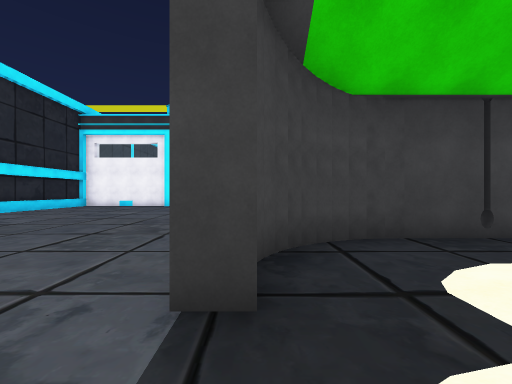
view 1 (above)

24 first-person views from a walk through a Unity game level. The camera is 1.4 m above the floor, looks level and sees 90° across. The floor is counted in squares, 2 m on a side. Each view is taken from the middle of a square. On the plan, view 1 faces up. The plan holds only what a view shows up to about 9 squares ahead; the rest is blank. The place goes on beyond the plan. The player character is not drawn. Some animated figures are not drawn.

view 2
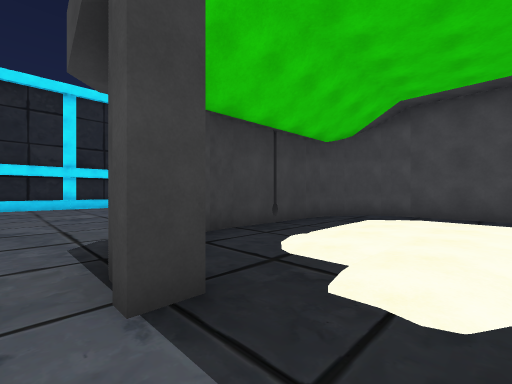

view 3
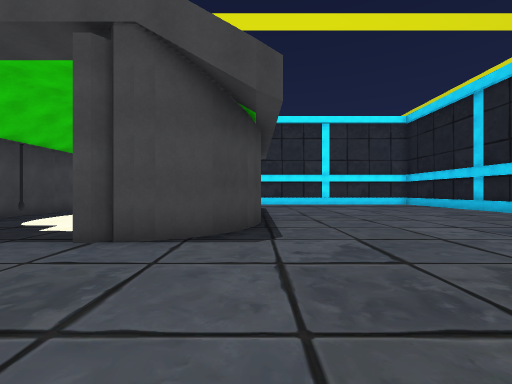

view 4
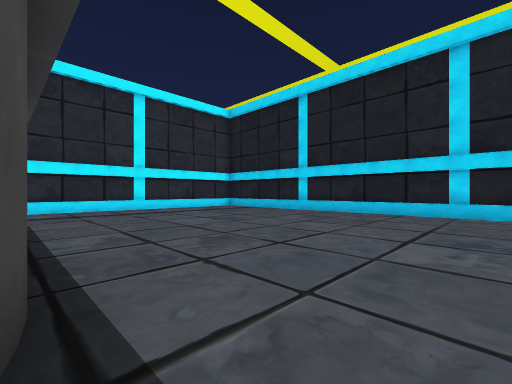

view 5
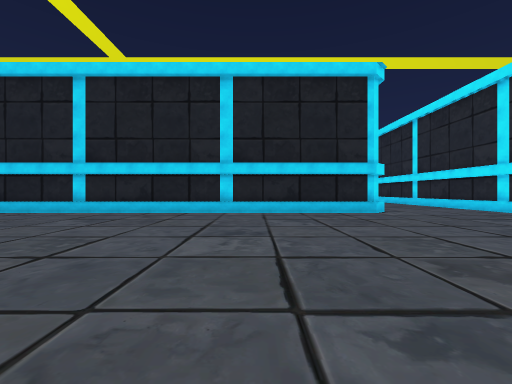

view 6
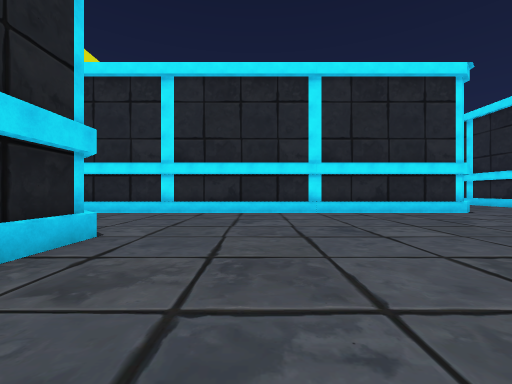

view 7
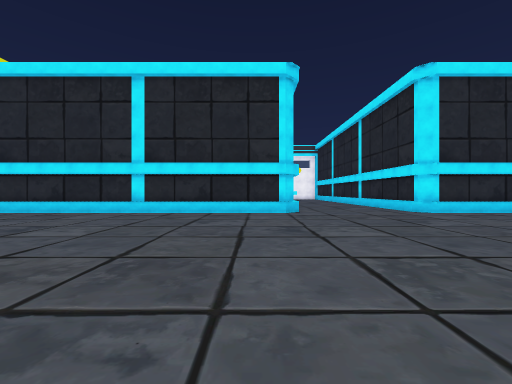

view 8
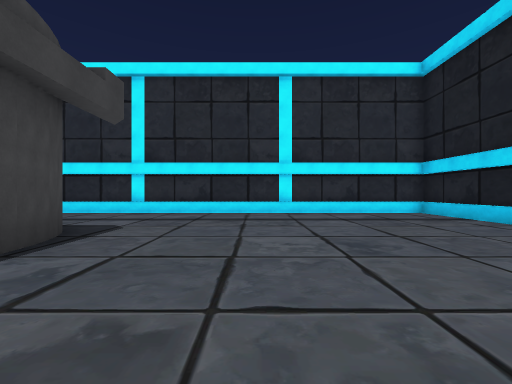

view 9
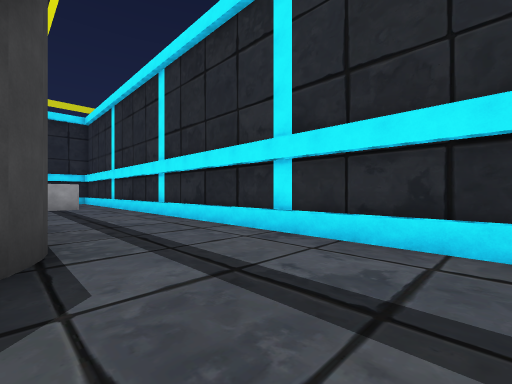

view 10
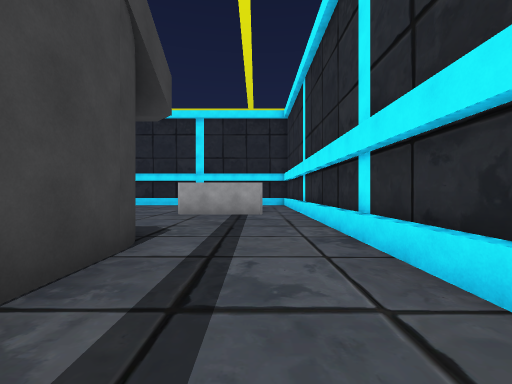

view 11
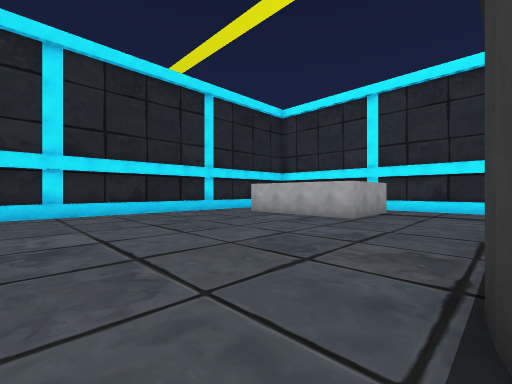

view 12
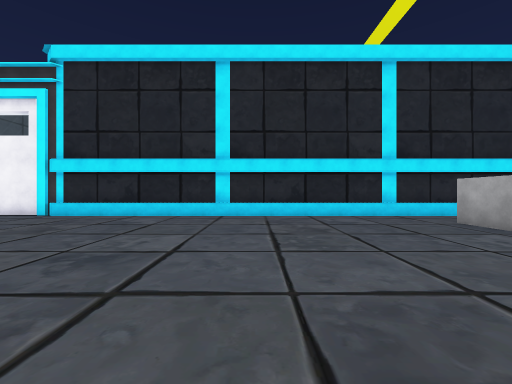

view 13
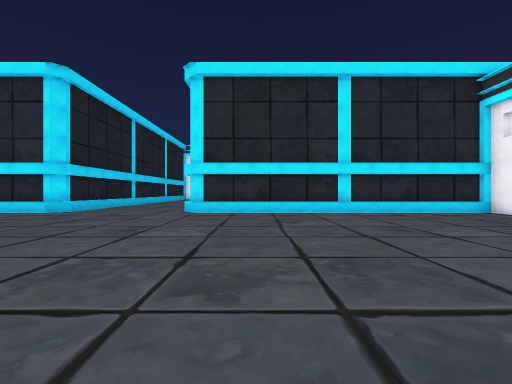

view 14
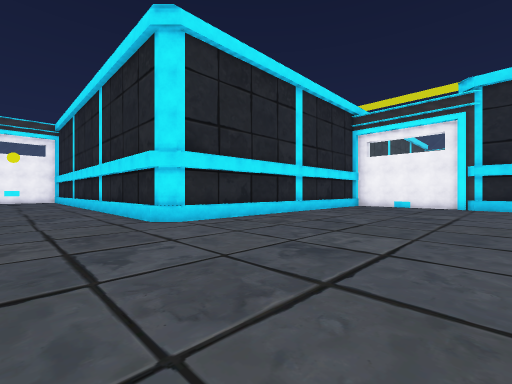

view 15
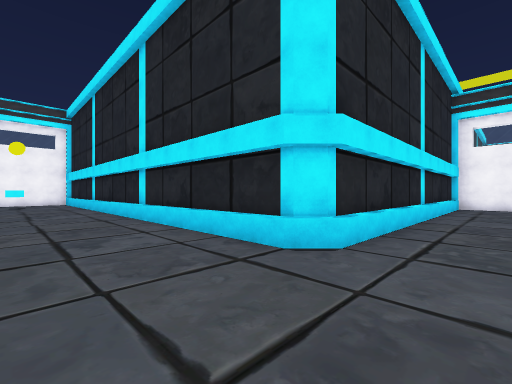

view 16
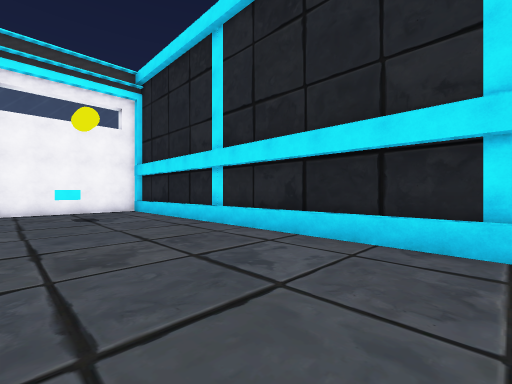

view 17
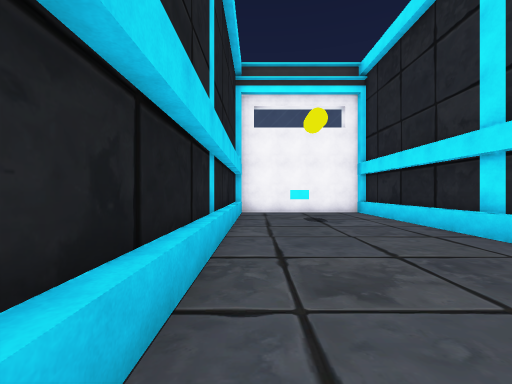

view 18
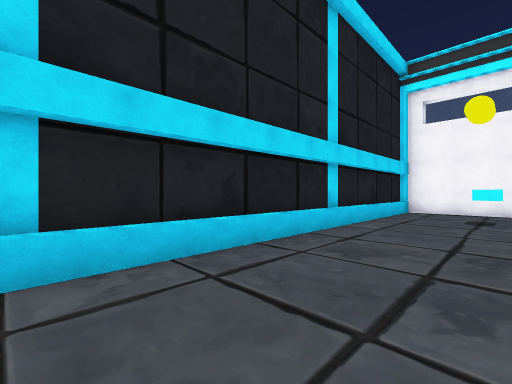

view 19
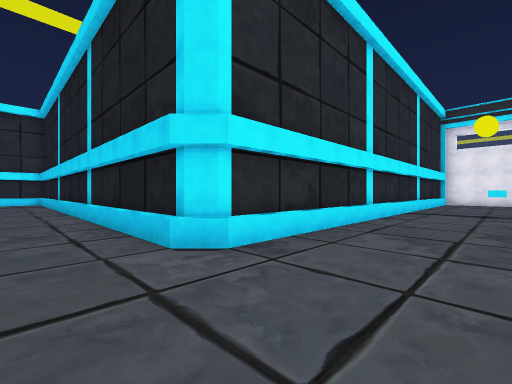

view 20
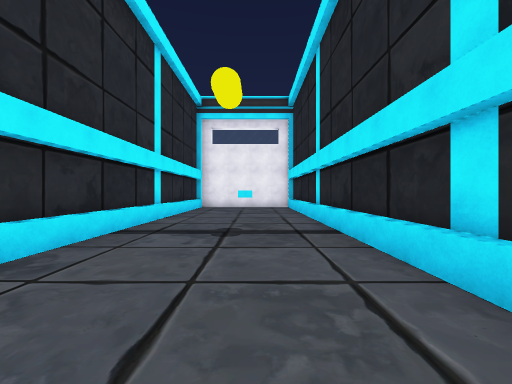

view 21
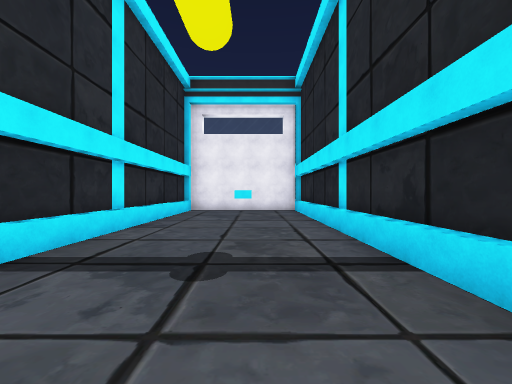

view 22
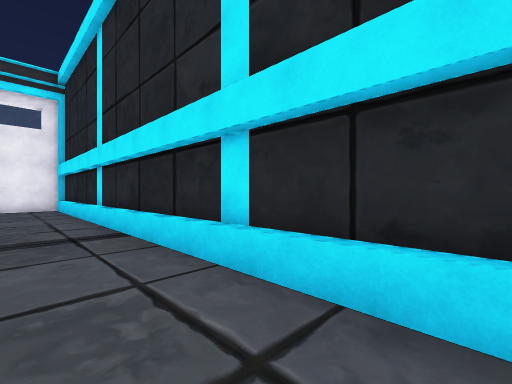

view 23
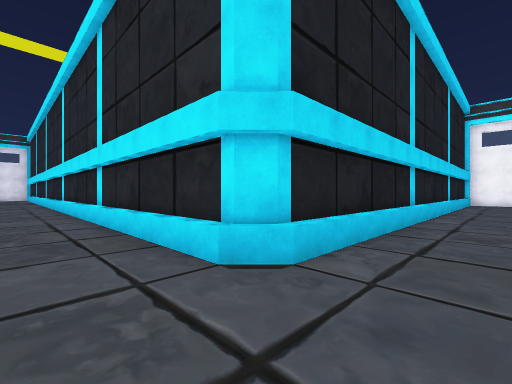

view 24
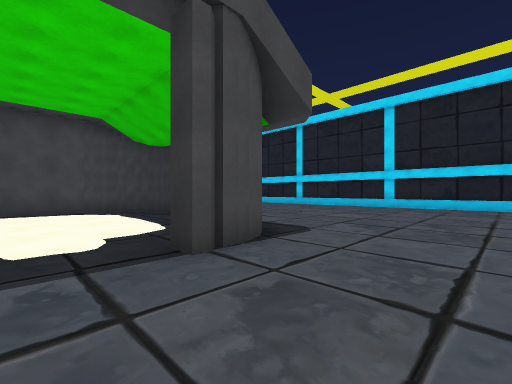

### Floor plan
Key: @ floor where view 1 was taken; # wall or solid block; . floor; / step, stairs or slope; H house; O other object.
Columns run from 24 left of view 1 to 11 right of it. Each row starts with its distance up from view 1.
 13                ##################
 12                #................
 11                #...............O
 10                #...............O
  9                #...............O
  8                #...............O  .#
  7                #...............OOO.#
  6                #...................#
  5                #...................#
  4                #.........HHHHHH....#
  3 ################........HH.....H...#
  2 #.......................H./   .H...#
  1 #......................../    .H...#
  0 #.......................@.    .H...#
 -1 #.......................H./   .H...#
 -2 ################........HH.....H...#
 -3                #.........HHHHHH....#
 -4                #...................#
 -5                #...................#
 -6                #...................#
 -7                #...................#
 -8                #...................#
 -9                #...................#
-10                #...................#
-11                #...................#
-12                #....################
-13                #....#
-14                #....#
-15                #....#
-16                #....#
-17                #....#
-18                #....#
-19                #....#
-20                #....#
-21                #....#
-22                #....#
-23                #....#
-24                #....#
-25                #....#
-26                #....#

Positions as (right, up) in squares from view 1, and headings:
1: (0, 0), facing up
2: (-1, 0), facing up-right
3: (-4, -3), facing right
4: (0, -3), facing down-right
5: (0, -3), facing down
6: (0, -9), facing left
7: (0, -3), facing left
8: (2, -6), facing right
9: (7, -5), facing up-right
10: (9, -1), facing up
11: (0, 4), facing up-right
12: (2, 5), facing up
13: (0, 5), facing left
14: (-3, 0), facing up-left
15: (-7, 0), facing up-left
16: (-14, -1), facing up-left
17: (-15, -1), facing left
18: (-14, 1), facing down-left
19: (-7, -10), facing down-right
20: (-7, -15), facing down
21: (-7, -17), facing down
22: (-7, -15), facing down-left
23: (-7, 0), facing down-left
24: (-3, 1), facing down-right
